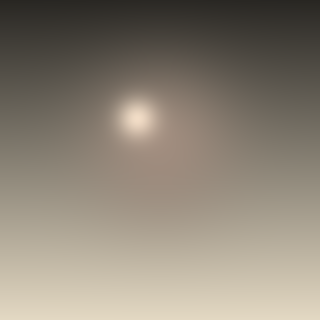
#> input picture gallery/00_source.png, 320 x 320 px
$ python mosaic_tile_generator.py ../gallery/00_source.png out.png
#> lines starting #> are read from the running program, lines starting #| are printed output that depends on the picture
### tools/halftone_common.py
"""Shared helpers for the halftone_mosaic Python tools.

Pure NumPy + Pillow. Images are handled as float arrays in [0, 1]. We keep a
clear distinction between *gamma* (sRGB) space, which is where dithering and
halftoning live perceptually, and *linear* space, which is where averaging /
blurring is physically correct.
"""
from __future__ import annotations

import numpy as np
from PIL import Image

# Palette from the repo seed (handy defaults for tools/notebooks).
PALETTE = {
    "halftone_black": "#000000",
    "halftone_white": "#FFFFFF",
    "cyan": "#00FFFF",
    "magenta": "#FF00FF",
    "yellow": "#FFFF00",
    "newsprint_beige": "#F5F5DC",
    "stained_glass_blue": "#3366CC",
}


def load_image(path: str, mode: str = "RGB") -> np.ndarray:
    """Load an image as a float array in [0, 1] with shape (H, W, C)."""
    img = Image.open(path).convert(mode)
    arr = np.asarray(img, dtype=np.float64) / 255.0
    if arr.ndim == 2:
        arr = arr[..., None]
    return arr


def save_image(arr: np.ndarray, path: str) -> None:
    """Save a float array in [0, 1] (or a 2D gray array) to disk as 8-bit."""
    a = np.clip(arr, 0.0, 1.0)
    a = (a * 255.0 + 0.5).astype(np.uint8)
    if a.ndim == 3 and a.shape[2] == 1:
        a = a[..., 0]
    Image.fromarray(a).save(path)


# [7 lines left out: function to_gray, not called in this run]


def srgb_to_linear(c: np.ndarray) -> np.ndarray:
    """Approximate sRGB -> linear (gamma 2.2)."""
    return np.power(np.clip(c, 0.0, 1.0), 2.2)


def linear_to_srgb(c: np.ndarray) -> np.ndarray:
    """Approximate linear -> sRGB (gamma 1/2.2)."""
    return np.power(np.clip(c, 0.0, 1.0), 1.0 / 2.2)


# [24 lines left out: functions rgb_to_cmyk, cmyk_to_rgb, hex_to_rgb01, not called in this run]

### tools/mosaic_tile_generator.py
#!/usr/bin/env python3
"""mosaic_tile_generator.py — turn an image into a mosaic of tiles.

Tile shapes:
  square   - regular grid, each tile = mean color of its region
  brick    - square tiles, every other row offset by half a tile
  hex      - hexagonal lattice (pointy-top), nearest-center assignment
  triangle - each square split into two triangles, each its own mean color
  voronoi  - irregular Voronoi cells from jittered (or random) seed points

Rendering styles: average color (default) or dominant color (mode of a coarse
color histogram). Optionally emits a tile map (PNG where each tile is a flat
integer id encoded in RGB) for interactive "hover to reveal" effects.

Examples
--------
    python mosaic_tile_generator.py in.jpg out.png --shape square --tile 24
    python mosaic_tile_generator.py in.jpg out.png --shape hex --tile 18 --grout 0.08
    python mosaic_tile_generator.py in.jpg out.png --shape voronoi --seeds 1500
    python mosaic_tile_generator.py in.jpg out.png --shape triangle --tile 30 --tilemap map.png
"""
from __future__ import annotations

import argparse

import numpy as np

from halftone_common import load_image, save_image, srgb_to_linear, linear_to_srgb


def _region_mean(img: np.ndarray, labels: np.ndarray, n: int,
                 dominant: bool) -> np.ndarray:
    """Color each pixel by its label's mean (or dominant) color."""
    h, w, c = img.shape
    flat = img.reshape(-1, c)
    lab = labels.reshape(-1)
    out = np.zeros_like(flat)
    if dominant:
        # Dominant = mean of the densest bin in a coarse 3D histogram per label.
        q = np.clip((flat * 4).astype(int), 0, 3)  # 4^3 = 64 bins
        key = (q[:, 0] * 16 + q[:, 1] * 4 + q[:, 2])
        for lbl in range(n):
            m = lab == lbl
            if not m.any():
                continue
            bins = key[m]
            top = np.bincount(bins, minlength=64).argmax()
            sel = m & (key == top)
            out[m] = flat[sel].mean(axis=0)
    else:
        lin = srgb_to_linear(flat)
        for ch in range(c):
            sums = np.bincount(lab, weights=lin[:, ch], minlength=n)
            counts = np.bincount(lab, minlength=n)
            counts[counts == 0] = 1
            means = sums / counts
            out[:, ch] = means[lab]
        out = linear_to_srgb(out)
    return out.reshape(h, w, c)


def square_labels(h: int, w: int, tile: int, brick: bool):
    ys, xs = np.mgrid[0:h, 0:w]
    if brick:
        row = ys // tile
        xs = xs + np.where(row % 2 == 1, tile // 2, 0)
    ty, tx = ys // tile, xs // tile
    cols = (w // tile) + 2
    labels = ty * cols + tx
    return _reindex(labels)


def triangle_labels(h: int, w: int, tile: int):
    ys, xs = np.mgrid[0:h, 0:w]
    ty, tx = ys // tile, xs // tile
    fy, fx = (ys % tile) / tile, (xs % tile) / tile
    upper = (fx + fy) < 1.0  # split each cell along the anti-diagonal
    cols = (w // tile) + 2
    labels = (ty * cols + tx) * 2 + upper.astype(int)
    return _reindex(labels)


def hex_labels(h: int, w: int, size: int):
    ys, xs = np.mgrid[0:h, 0:w].astype(np.float64)
    gx, gy = size * 1.7320508, size * 1.5
    # Two interleaved grids; assign to nearest center.
    ax = (np.floor(xs / gx) + 0.5) * gx
    ay = (np.floor(ys / gy) + 0.5) * gy
    bx = (np.floor((xs - gx / 2) / gx) + 0.5) * gx + gx / 2
    by = (np.floor((ys - gy / 2) / gy) + 0.5) * gy + gy / 2
    da = (xs - ax) ** 2 + (ys - ay) ** 2
    db = (xs - bx) ** 2 + (ys - by) ** 2
    pick_b = db < da
    cx = np.where(pick_b, bx, ax)
    cy = np.where(pick_b, by, ay)
    key = np.round(cx).astype(np.int64) * (h + 1) + np.round(cy).astype(np.int64)
    return _reindex(key)


def voronoi_labels(h: int, w: int, n_seeds: int, rng):
    sx = rng.integers(0, w, n_seeds)
    sy = rng.integers(0, h, n_seeds)
    ys, xs = np.mgrid[0:h, 0:w]
    # Nearest seed via chunked distance to keep memory bounded.
    labels = np.zeros((h, w), dtype=np.int64)
    best = np.full((h, w), np.inf)
    for i in range(n_seeds):
        d = (xs - sx[i]) ** 2 + (ys - sy[i]) ** 2
        closer = d < best
        best = np.where(closer, d, best)
        labels = np.where(closer, i, labels)
    return labels, n_seeds


def _reindex(labels: np.ndarray):
    uniq, inv = np.unique(labels, return_inverse=True)
    return inv.reshape(labels.shape), len(uniq)


def apply_grout(img: np.ndarray, labels: np.ndarray, width: float) -> np.ndarray:
    """Darken pixels on a tile boundary to create grout/lead lines."""
    if width <= 0:
        return img
    edge = np.zeros(labels.shape, dtype=bool)
    edge[:-1, :] |= labels[:-1, :] != labels[1:, :]
    edge[:, :-1] |= labels[:, :-1] != labels[:, 1:]
    if width > 1:
        # Thicken by OR-ing shifted copies.
        thick = edge.copy()
        k = int(width)
        for d in range(1, k):
            thick[d:, :] |= edge[:-d, :]
            thick[:, d:] |= edge[:, :-d]
        edge = thick
    out = img.copy()
    out[edge] = 0.06
    return out


def main() -> None:
    p = argparse.ArgumentParser(description=__doc__,
                                formatter_class=argparse.RawDescriptionHelpFormatter)
    p.add_argument("input")
    p.add_argument("output")
    p.add_argument("--shape", choices=["square", "brick", "hex", "triangle", "voronoi"],
                   default="square")
    p.add_argument("--tile", type=int, default=24, help="tile size in pixels")
    p.add_argument("--seeds", type=int, default=1200, help="seed count for voronoi")
    p.add_argument("--style", choices=["average", "dominant"], default="average")
    p.add_argument("--grout", type=float, default=0.0, help="grout width in pixels")
    p.add_argument("--tilemap", help="optional path to write a tile-id map PNG")
    p.add_argument("--seed", type=int, default=0)
    args = p.parse_args()

    img = load_image(args.input)
#> in load_image, img is the input picture: PIL image 320x320 RGB; mean R, G, B 140.2, 131.6, 118.4
    h, w = img.shape[:2]
#> h = 320; w = 320
    rng = np.random.default_rng(args.seed)

    if args.shape == "square":
        labels, n = square_labels(h, w, args.tile, brick=False)
#> in _reindex, `uniq, inv = np.unique(labels, return_inverse=True)`:
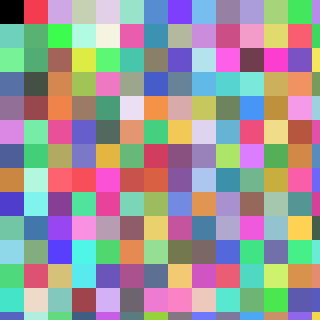
#> labels: shape (320, 320) int64; 196 distinct labels, from 0 to 208; one colour per label, 0 black
#> n = 196
    elif args.shape == "brick":
        labels, n = square_labels(h, w, args.tile, brick=True)
    elif args.shape == "triangle":
        labels, n = triangle_labels(h, w, args.tile)
    elif args.shape == "hex":
        labels, n = hex_labels(h, w, args.tile)
    else:
        labels, n = voronoi_labels(h, w, args.seeds, rng)

    out = _region_mean(img, labels, n, dominant=(args.style == "dominant"))
    out = apply_grout(out, labels, args.grout)
    save_image(out, args.output)
    print(f"wrote {args.output}  (shape={args.shape}, tiles={n}, style={args.style})")
#| wrote out.png  (shape=square, tiles=196, style=average)

    if args.tilemap:
        ids = labels.astype(np.int64)
        rgb = np.stack([ids & 255, (ids >> 8) & 255, (ids >> 16) & 255], axis=-1)
        save_image(rgb / 255.0, args.tilemap)
        print(f"wrote {args.tilemap}  (tile id map)")


if __name__ == "__main__":
    main()
